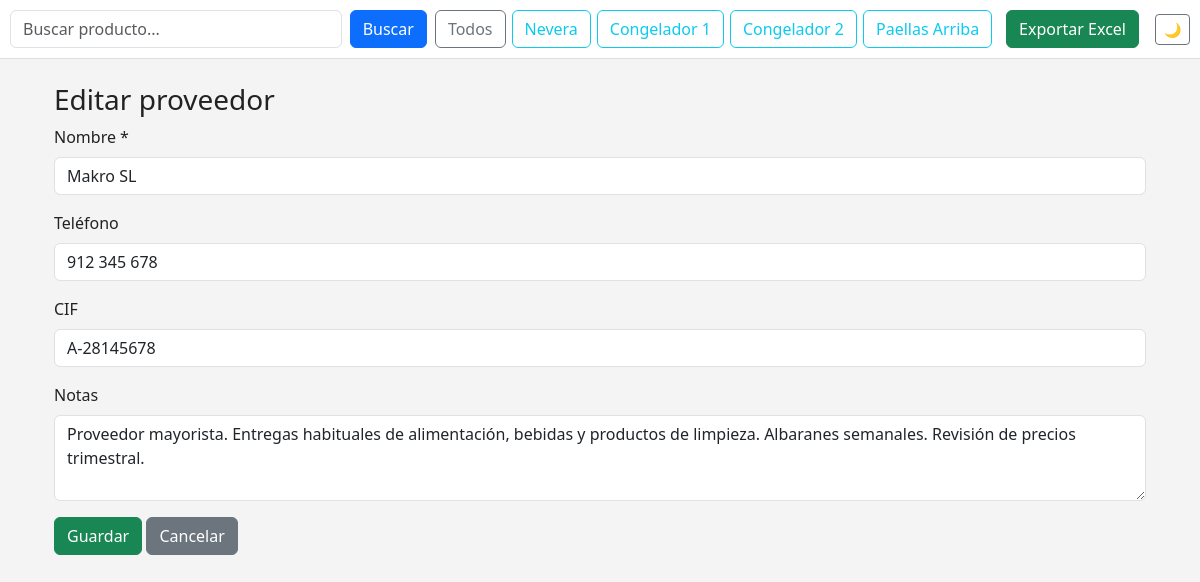
/proveedores/1/editar, run on the app's committed database.
### app/models.py (models this page shows, shortened)
class Proveedor(db.Model):
    __tablename__ = "proveedores"
    id = db.Column(db.Integer, primary_key=True)
    nombre = db.Column(db.String(120), nullable=False, unique=True)
    telefono = db.Column(db.String(30), nullable=True)
    cif = db.Column(db.String(20), nullable=True)
    notas = db.Column(db.Text, nullable=True)
    movimientos = db.relationship(
        "Movimiento", back_populates="proveedor", lazy="dynamic"
    )

### app/proveedores/routes.py (the view, shortened to what this page needs)
@proveedores_bp.route("/<int:proveedor_id>/editar", methods=["GET", "POST"])
def editar_proveedor(proveedor_id):
    proveedor = Proveedor.query.get_or_404(proveedor_id)
    return render_template("proveedores/form.html", proveedor=proveedor)

### app/templates/proveedores/form.html (shortened to what this page needs)
{% extends "base.html" %} {% block title %}Proveedor{% endblock %} {% block
content %}
<div class="container mt-4">
    <h3>{{ "Editar proveedor" if proveedor else "Nuevo proveedor" }}</h3>
    <form method="post">
        <div class="mb-3">
            <label class="form-label">Nombre *</label>
            <input
                type="text"
                name="nombre"
                class="form-control"
                required
                value="{{ proveedor.nombre if proveedor else '' }}"
            />
        </div>
        <div class="mb-3">
            <label class="form-label">Teléfono</label>
            <input
                type="text"
                name="telefono"
                class="form-control"
                value="{{ proveedor.telefono if proveedor else '' }}"
            />
        </div>
        <div class="mb-3">
            <label class="form-label">CIF</label>
            <input
                type="text"
                name="cif"
                class="form-control"
                value="{{ proveedor.cif if proveedor else '' }}"
            />
        </div>
        <div class="mb-3">
            <label class="form-label">Notas</label>
            <textarea name="notas" class="form-control" rows="3">
{{ proveedor.notas if proveedor else '' }}</textarea
            >
        </div>
        <button type="submit" class="btn btn-success">Guardar</button>
        <a
            href="{{ url_for('proveedores.lista_proveedores') }}"
            class="btn btn-secondary"
        >
            Cancelar
        </a>
    </form>
</div>
{% endblock %}

### app/templates/base.html (style rules this page uses)
:root { --c-bg: #f4f4f4; --c-text: #222; --c-card: #ffffff; --c-border: #dddddd; --c-primary: #0d6efd; --muted: #6c757d; }
body { background-color: var(--c-bg); color: var(--c-text); }

### data on the page
Proveedor: nombre "Makro SL", telefono "912 345 678", cif "A-28145678", notas "Proveedor mayorista. Entregas habituales de alimentación, bebidas y productos de limpieza. Albaranes semanales. Revisión de precios trimestral."

### other printed values
{{ "Editar proveedor" if proveedor else "Nuevo proveedor" }} "Editar proveedor"
